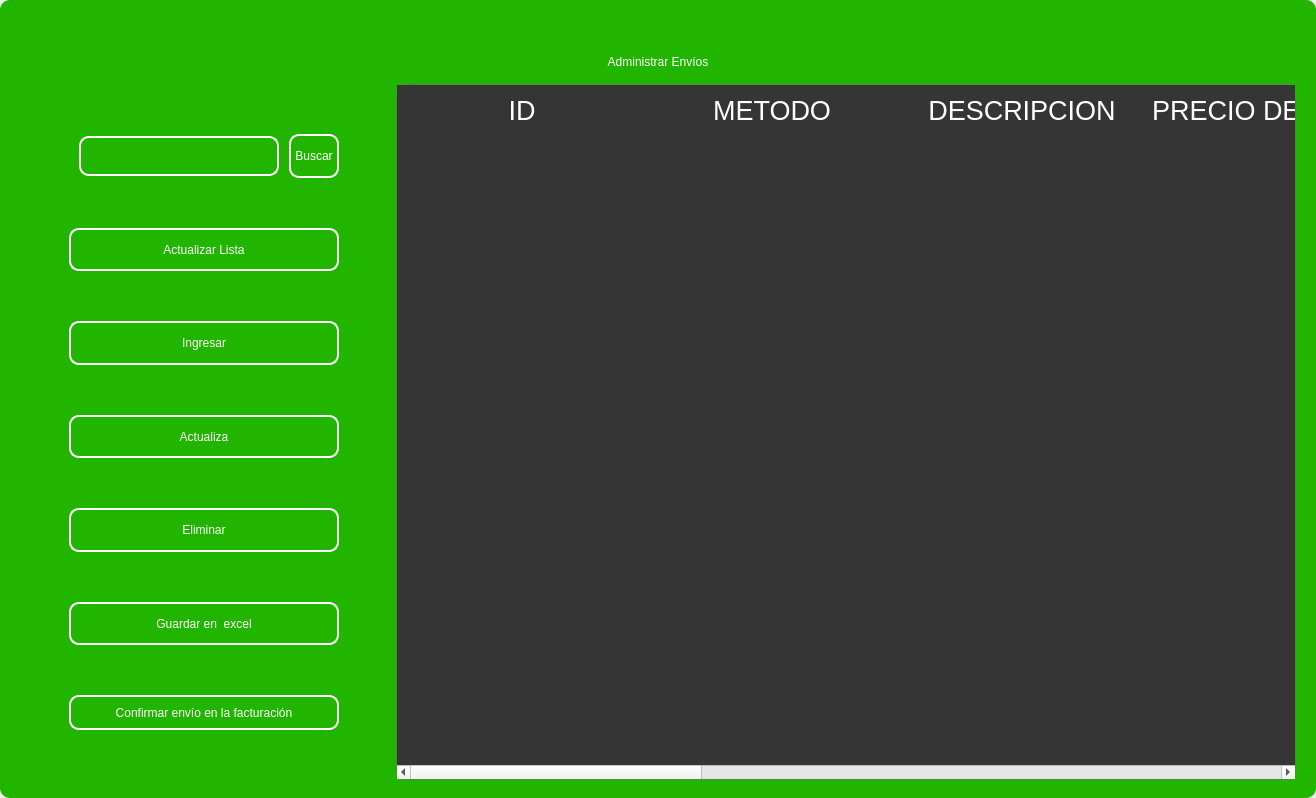
<?xml version="1.0" encoding="UTF-8"?>
<ui version="4.0">
 <class>MainWindow</class>
 <widget class="QMainWindow" name="MainWindow">
  <property name="geometry">
   <rect>
    <x>0</x>
    <y>0</y>
    <width>1316</width>
    <height>798</height>
   </rect>
  </property>
  <property name="windowTitle">
   <string>MainWindow</string>
  </property>
  <property name="styleSheet">
   <string notr="true"/>
  </property>
  <widget class="QWidget" name="centralwidget">
   <property name="styleSheet">
    <string notr="true"/>
   </property>
   <layout class="QVBoxLayout" name="verticalLayout">
    <property name="spacing">
     <number>0</number>
    </property>
    <property name="leftMargin">
     <number>0</number>
    </property>
    <property name="topMargin">
     <number>0</number>
    </property>
    <property name="rightMargin">
     <number>0</number>
    </property>
    <property name="bottomMargin">
     <number>0</number>
    </property>
    <item>
     <widget class="QFrame" name="frame">
      <property name="enabled">
       <bool>true</bool>
      </property>
      <property name="styleSheet">
       <string notr="true">
QFrame {
border-radius:10px;
background-color: rgb(33, 181, 0);
 }
</string>
      </property>
      <property name="frameShape">
       <enum>QFrame::StyledPanel</enum>
      </property>
      <property name="frameShadow">
       <enum>QFrame::Raised</enum>
      </property>
      <layout class="QVBoxLayout" name="verticalLayout_2">
       <item>
        <widget class="QFrame" name="frame_superior">
         <property name="minimumSize">
          <size>
           <width>0</width>
           <height>40</height>
          </size>
         </property>
         <property name="maximumSize">
          <size>
           <width>16777215</width>
           <height>40</height>
          </size>
         </property>
         <property name="styleSheet">
          <string notr="true">QPushButton{
border-radius:18px;
}

QPushButton:hover{
	background-color: rgb(0, 0, 0);
}
</string>
         </property>
         <property name="frameShape">
          <enum>QFrame::StyledPanel</enum>
         </property>
         <property name="frameShadow">
          <enum>QFrame::Raised</enum>
         </property>
         <layout class="QHBoxLayout" name="horizontalLayout_3">
          <property name="spacing">
           <number>4</number>
          </property>
          <property name="leftMargin">
           <number>0</number>
          </property>
          <property name="topMargin">
           <number>0</number>
          </property>
          <property name="rightMargin">
           <number>0</number>
          </property>
          <property name="bottomMargin">
           <number>0</number>
          </property>
          <item>
           <widget class="QPushButton" name="btn_icon">
            <property name="text">
             <string/>
            </property>
            <property name="iconSize">
             <size>
              <width>40</width>
              <height>40</height>
             </size>
            </property>
           </widget>
          </item>
          <item>
           <spacer name="horizontalSpacer_2">
            <property name="orientation">
             <enum>Qt::Horizontal</enum>
            </property>
            <property name="sizeHint" stdset="0">
             <size>
              <width>443</width>
              <height>20</height>
             </size>
            </property>
           </spacer>
          </item>
          <item>
           <widget class="QPushButton" name="btn_exit">
            <property name="minimumSize">
             <size>
              <width>38</width>
              <height>38</height>
             </size>
            </property>
            <property name="maximumSize">
             <size>
              <width>38</width>
              <height>38</height>
             </size>
            </property>
            <property name="cursor">
             <cursorShape>PointingHandCursor</cursorShape>
            </property>
            <property name="text">
             <string/>
            </property>
            <property name="iconSize">
             <size>
              <width>35</width>
              <height>35</height>
             </size>
            </property>
           </widget>
          </item>
          <item>
           <widget class="QPushButton" name="bt_minimizar">
            <property name="minimumSize">
             <size>
              <width>38</width>
              <height>38</height>
             </size>
            </property>
            <property name="maximumSize">
             <size>
              <width>38</width>
              <height>38</height>
             </size>
            </property>
            <property name="cursor">
             <cursorShape>PointingHandCursor</cursorShape>
            </property>
            <property name="text">
             <string/>
            </property>
            <property name="icon">
             <iconset>
              <normaloff>image/minus.svg</normaloff>image/minus.svg</iconset>
            </property>
            <property name="iconSize">
             <size>
              <width>38</width>
              <height>38</height>
             </size>
            </property>
           </widget>
          </item>
          <item>
           <widget class="QPushButton" name="bt_maximizar">
            <property name="minimumSize">
             <size>
              <width>38</width>
              <height>38</height>
             </size>
            </property>
            <property name="maximumSize">
             <size>
              <width>38</width>
              <height>38</height>
             </size>
            </property>
            <property name="cursor">
             <cursorShape>PointingHandCursor</cursorShape>
            </property>
            <property name="text">
             <string/>
            </property>
            <property name="icon">
             <iconset>
              <normaloff>image/chevron-up.svg</normaloff>image/chevron-up.svg</iconset>
            </property>
            <property name="iconSize">
             <size>
              <width>38</width>
              <height>38</height>
             </size>
            </property>
           </widget>
          </item>
          <item>
           <widget class="QPushButton" name="bt_restaurar">
            <property name="minimumSize">
             <size>
              <width>38</width>
              <height>38</height>
             </size>
            </property>
            <property name="maximumSize">
             <size>
              <width>38</width>
              <height>38</height>
             </size>
            </property>
            <property name="cursor">
             <cursorShape>PointingHandCursor</cursorShape>
            </property>
            <property name="text">
             <string/>
            </property>
            <property name="icon">
             <iconset>
              <normaloff>image/chevron-down.svg</normaloff>image/chevron-down.svg</iconset>
            </property>
            <property name="iconSize">
             <size>
              <width>38</width>
              <height>38</height>
             </size>
            </property>
           </widget>
          </item>
          <item>
           <widget class="QPushButton" name="bt_cerrar">
            <property name="minimumSize">
             <size>
              <width>38</width>
              <height>38</height>
             </size>
            </property>
            <property name="maximumSize">
             <size>
              <width>38</width>
              <height>38</height>
             </size>
            </property>
            <property name="cursor">
             <cursorShape>PointingHandCursor</cursorShape>
            </property>
            <property name="text">
             <string/>
            </property>
            <property name="icon">
             <iconset>
              <normaloff>image/x.svg</normaloff>image/x.svg</iconset>
            </property>
            <property name="iconSize">
             <size>
              <width>38</width>
              <height>38</height>
             </size>
            </property>
           </widget>
          </item>
         </layout>
        </widget>
       </item>
       <item>
        <widget class="QLabel" name="label">
         <property name="styleSheet">
          <string notr="true">font: 30pt &quot;MS Shell Dlg 2&quot;;
color: rgb(255, 255, 255);</string>
         </property>
         <property name="text">
          <string>Administrar Envíos</string>
         </property>
         <property name="alignment">
          <set>Qt::AlignCenter</set>
         </property>
        </widget>
       </item>
       <item>
        <widget class="QFrame" name="frame_3">
         <property name="minimumSize">
          <size>
           <width>0</width>
           <height>0</height>
          </size>
         </property>
         <property name="frameShape">
          <enum>QFrame::StyledPanel</enum>
         </property>
         <property name="frameShadow">
          <enum>QFrame::Raised</enum>
         </property>
         <layout class="QHBoxLayout" name="horizontalLayout_4">
          <property name="leftMargin">
           <number>9</number>
          </property>
          <property name="topMargin">
           <number>9</number>
          </property>
          <property name="rightMargin">
           <number>9</number>
          </property>
          <item>
           <layout class="QVBoxLayout" name="verticalLayout_4">
            <property name="spacing">
             <number>50</number>
            </property>
            <property name="sizeConstraint">
             <enum>QLayout::SetDefaultConstraint</enum>
            </property>
            <property name="leftMargin">
             <number>50</number>
            </property>
            <property name="topMargin">
             <number>50</number>
            </property>
            <property name="rightMargin">
             <number>50</number>
            </property>
            <property name="bottomMargin">
             <number>50</number>
            </property>
            <item>
             <layout class="QHBoxLayout" name="horizontalLayout">
              <property name="spacing">
               <number>10</number>
              </property>
              <property name="leftMargin">
               <number>10</number>
              </property>
              <property name="topMargin">
               <number>0</number>
              </property>
              <property name="bottomMargin">
               <number>0</number>
              </property>
              <item>
               <widget class="QLineEdit" name="searchtxt">
                <property name="minimumSize">
                 <size>
                  <width>200</width>
                  <height>25</height>
                 </size>
                </property>
                <property name="maximumSize">
                 <size>
                  <width>150</width>
                  <height>40</height>
                 </size>
                </property>
                <property name="styleSheet">
                 <string notr="true">QLabel {
	color: rgb(255, 255, 254);
	font: 12pt &quot;Arial&quot;;
	background-color: rgba(0, 0, 0,0);
}

QTextEdit{
background-color: rgba(0, 0, 0,0);
border-radius:10px; 
font: 12pt &quot;Arial&quot;;
color: rgb(255, 255, 254);
border: 2px solid  rgb(255, 255, 255);

}

QTextEdit:hover{
background-color: rgba(0, 0, 0,0);
border-radius:10px; 
font: 12pt &quot;Arial&quot;;
border: 2px solid  rgb(120, 0, 171);
}

QTextEdit:focus{
background-color: rgb(0, 0, 0);
border-radius:10px; 
font: 12pt &quot;Arial&quot;;
border: 2px solid rgb(120, 0, 171);
}

QLineEdit{
background-color: rgba(0, 0, 0,0);
border-radius:10px; 
font: 12pt &quot;Arial&quot;;
color: rgb(255, 255, 254);
border: 2px solid  rgb(255, 255, 255);

}

QLineEdit:hover{
background-color: rgba(0, 0, 0,0);
border-radius:10px; 
font: 12pt &quot;Arial&quot;;
border: 2px solid  rgb(120, 0, 171);
}

QLineEdit:focus{
background-color: rgb(0, 0, 0);
border-radius:10px; 
font: 12pt &quot;Arial&quot;;
border: 2px solid rgb(120, 0, 171);
}

QCheckBox{
	font: 12pt &quot;Arial&quot;;
	color: rgb(255, 255, 255);
}

QCheckBox::indicator {
    width: 18px;
    height:18px;
}

QCheckBox::indicator:unchecked {
   background-image: url(image/square.svg);
}

QCheckBox::indicator:checked {
   background-image: url(image/check-square.svg);
}

QPushButton{
border-radius:10px; 
font: 12pt &quot;Arial&quot;;
color: rgb(255, 255, 254);
border: 2px solid #ffffff;
}

QPushButton:hover{
border-radius:10px; 
font: 12pt &quot;Arial&quot;;
color: rgb(255, 255, 255);
border: 2px solid rgb(120, 0, 171);
	background-color: rgb(120, 0, 171);
}
</string>
                </property>
               </widget>
              </item>
              <item>
               <widget class="QPushButton" name="btn_search">
                <property name="sizePolicy">
                 <sizepolicy hsizetype="Minimum" vsizetype="Fixed">
                  <horstretch>0</horstretch>
                  <verstretch>0</verstretch>
                 </sizepolicy>
                </property>
                <property name="minimumSize">
                 <size>
                  <width>0</width>
                  <height>15</height>
                 </size>
                </property>
                <property name="maximumSize">
                 <size>
                  <width>100</width>
                  <height>50</height>
                 </size>
                </property>
                <property name="cursor">
                 <cursorShape>PointingHandCursor</cursorShape>
                </property>
                <property name="styleSheet">
                 <string notr="true">QPushButton{
border-radius:10px; 
font: 12pt &quot;Arial&quot;;
color: rgb(255, 255, 254);
border: 2px solid #ffffff;
}

QPushButton:hover{
border-radius:10px; 
font: 12pt &quot;Arial&quot;;
color: rgb(255, 255, 255);
border: 2px solid rgb(120, 0, 171);
	background-color: rgb(120, 0, 171);
}</string>
                </property>
                <property name="text">
                 <string>Buscar</string>
                </property>
               </widget>
              </item>
             </layout>
            </item>
            <item>
             <widget class="QPushButton" name="btn_get">
              <property name="minimumSize">
               <size>
                <width>50</width>
                <height>40</height>
               </size>
              </property>
              <property name="maximumSize">
               <size>
                <width>300</width>
                <height>50</height>
               </size>
              </property>
              <property name="cursor">
               <cursorShape>PointingHandCursor</cursorShape>
              </property>
              <property name="styleSheet">
               <string notr="true">QPushButton{
border-radius:10px; 
font: 12pt &quot;Arial&quot;;
color: rgb(255, 255, 254);
border: 2px solid #ffffff;
}

QPushButton:hover{
border-radius:10px; 
font: 12pt &quot;Arial&quot;;
color: rgb(255, 255, 255);
border: 2px solid rgb(120, 0, 171);
	background-color: rgb(120, 0, 171);
}</string>
              </property>
              <property name="text">
               <string>Actualizar Lista</string>
              </property>
              <property name="iconSize">
               <size>
                <width>35</width>
                <height>35</height>
               </size>
              </property>
             </widget>
            </item>
            <item>
             <widget class="QPushButton" name="btn_add">
              <property name="minimumSize">
               <size>
                <width>0</width>
                <height>40</height>
               </size>
              </property>
              <property name="maximumSize">
               <size>
                <width>300</width>
                <height>50</height>
               </size>
              </property>
              <property name="cursor">
               <cursorShape>PointingHandCursor</cursorShape>
              </property>
              <property name="styleSheet">
               <string notr="true">QPushButton{
border-radius:10px; 
font: 12pt &quot;Arial&quot;;
color: rgb(255, 255, 254);
border: 2px solid #ffffff;
}

QPushButton:hover{
border-radius:10px; 
font: 12pt &quot;Arial&quot;;
color: rgb(255, 255, 255);
border: 2px solid rgb(120, 0, 171);
	background-color: rgb(120, 0, 171);
}</string>
              </property>
              <property name="text">
               <string>Ingresar</string>
              </property>
              <property name="iconSize">
               <size>
                <width>35</width>
                <height>35</height>
               </size>
              </property>
             </widget>
            </item>
            <item>
             <widget class="QPushButton" name="btn_update">
              <property name="minimumSize">
               <size>
                <width>0</width>
                <height>40</height>
               </size>
              </property>
              <property name="maximumSize">
               <size>
                <width>300</width>
                <height>50</height>
               </size>
              </property>
              <property name="cursor">
               <cursorShape>PointingHandCursor</cursorShape>
              </property>
              <property name="styleSheet">
               <string notr="true">QPushButton{
border-radius:10px; 
font: 12pt &quot;Arial&quot;;
color: rgb(255, 255, 254);
border: 2px solid #ffffff;
}

QPushButton:hover{
border-radius:10px; 
font: 12pt &quot;Arial&quot;;
color: rgb(255, 255, 255);
border: 2px solid rgb(120, 0, 171);
	background-color: rgb(120, 0, 171);
}</string>
              </property>
              <property name="text">
               <string>Actualiza</string>
              </property>
              <property name="iconSize">
               <size>
                <width>35</width>
                <height>35</height>
               </size>
              </property>
             </widget>
            </item>
            <item>
             <widget class="QPushButton" name="btn_delete">
              <property name="minimumSize">
               <size>
                <width>0</width>
                <height>40</height>
               </size>
              </property>
              <property name="maximumSize">
               <size>
                <width>300</width>
                <height>50</height>
               </size>
              </property>
              <property name="cursor">
               <cursorShape>PointingHandCursor</cursorShape>
              </property>
              <property name="styleSheet">
               <string notr="true">QPushButton{
border-radius:10px; 
font: 12pt &quot;Arial&quot;;
color: rgb(255, 255, 254);
border: 2px solid #ffffff;
}

QPushButton:hover{
border-radius:10px; 
font: 12pt &quot;Arial&quot;;
color: rgb(255, 255, 255);
border: 2px solid rgb(120, 0, 171);
	background-color: rgb(120, 0, 171);
}</string>
              </property>
              <property name="text">
               <string>Eliminar</string>
              </property>
              <property name="iconSize">
               <size>
                <width>35</width>
                <height>35</height>
               </size>
              </property>
             </widget>
            </item>
            <item>
             <widget class="QPushButton" name="btn_excel">
              <property name="minimumSize">
               <size>
                <width>10</width>
                <height>40</height>
               </size>
              </property>
              <property name="maximumSize">
               <size>
                <width>300</width>
                <height>50</height>
               </size>
              </property>
              <property name="cursor">
               <cursorShape>PointingHandCursor</cursorShape>
              </property>
              <property name="styleSheet">
               <string notr="true">QPushButton{
border-radius:10px; 
font: 12pt &quot;Arial&quot;;
color: rgb(255, 255, 254);
border: 2px solid #ffffff;
}

QPushButton:hover{
border-radius:10px; 
font: 12pt &quot;Arial&quot;;
color: rgb(255, 255, 255);
border: 2px solid rgb(120, 0, 171);
	background-color: rgb(120, 0, 171);
}</string>
              </property>
              <property name="text">
               <string>Guardar en  excel</string>
              </property>
              <property name="iconSize">
               <size>
                <width>35</width>
                <height>35</height>
               </size>
              </property>
             </widget>
            </item>
            <item>
             <widget class="QPushButton" name="pushButton">
              <property name="minimumSize">
               <size>
                <width>0</width>
                <height>35</height>
               </size>
              </property>
              <property name="styleSheet">
               <string notr="true">QPushButton{
border-radius:10px; 
font: 12pt &quot;Arial&quot;;
color: rgb(255, 255, 254);
border: 2px solid #ffffff;
}

QPushButton:hover{
border-radius:10px; 
font: 12pt &quot;Arial&quot;;
color: rgb(255, 255, 255);
border: 2px solid rgb(120, 0, 171);
	background-color: rgb(120, 0, 171);
}</string>
              </property>
              <property name="text">
               <string>Confirmar envío en la facturación</string>
              </property>
             </widget>
            </item>
           </layout>
          </item>
          <item>
           <widget class="QTableWidget" name="table_sent">
            <property name="minimumSize">
             <size>
              <width>900</width>
              <height>0</height>
             </size>
            </property>
            <property name="maximumSize">
             <size>
              <width>700</width>
              <height>16777215</height>
             </size>
            </property>
            <property name="styleSheet">
             <string notr="true">QTableView {

	border: 1px solid rgba(255,255,255,40);
	border-bottom-right-radius: 7px; 
	border-bottom-left-radius: 7px; 
	color: white;
	font: 15pt &quot;MS Shell Dlg 2&quot;;
	background-color: rgb(53, 53, 53);
}

QHeaderView::section {
background-color: rgb(53, 53, 53);
color: white;
border: none;
height: 50px;
font-size: 20pt;
}

QTableView::item {
    border-style: none;
    border-bottom: 1px solid rgba(255,255,255,50);
    padding-left: auto;
    padding-right: auto;
}

QTableView::item:selected{
	border: none;
	color: rgb(255, 255, 255);
    background-color: rgba(255, 255, 255, 50);
}
</string>
            </property>
            <property name="lineWidth">
             <number>1</number>
            </property>
            <property name="editTriggers">
             <set>QAbstractItemView::NoEditTriggers</set>
            </property>
            <attribute name="horizontalHeaderDefaultSectionSize">
             <number>250</number>
            </attribute>
            <column>
             <property name="text">
              <string>ID</string>
             </property>
            </column>
            <column>
             <property name="text">
              <string>METODO</string>
             </property>
            </column>
            <column>
             <property name="text">
              <string>DESCRIPCION</string>
             </property>
            </column>
            <column>
             <property name="text">
              <string>PRECIO DE ENVIO</string>
             </property>
            </column>
            <column>
             <property name="text">
              <string>ESTADO DEL ENVIO</string>
             </property>
            </column>
            <column>
             <property name="text">
              <string>PAIS</string>
             </property>
            </column>
            <column>
             <property name="text">
              <string>REGION</string>
             </property>
            </column>
            <column>
             <property name="text">
              <string>COMUNA</string>
             </property>
            </column>
            <column>
             <property name="text">
              <string>DIRECCION</string>
             </property>
            </column>
           </widget>
          </item>
         </layout>
        </widget>
       </item>
      </layout>
     </widget>
    </item>
   </layout>
  </widget>
 </widget>
 <resources/>
 <connections/>
</ui>
